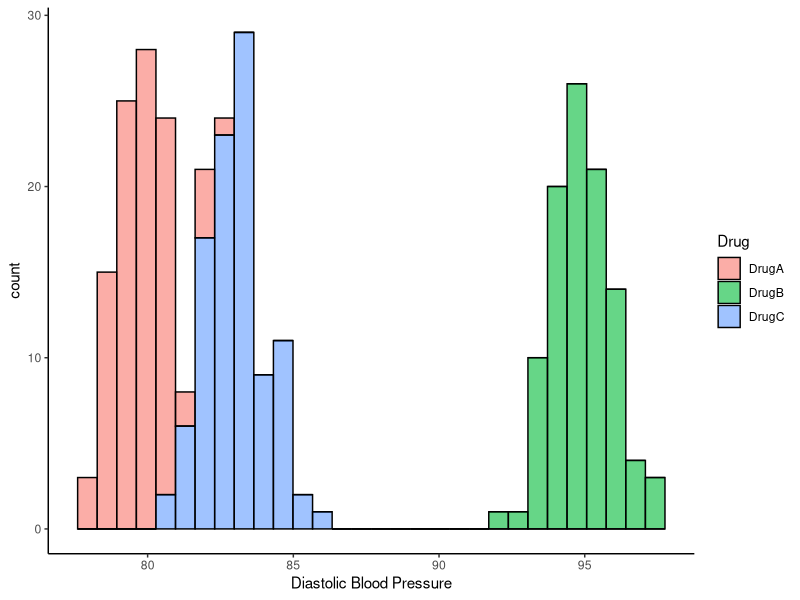

Recreate this plot in R.
## ---- chunk 1
knitr::opts_chunk$set(echo = TRUE)
## ---- chunk 2
library(ggplot2)
library(dplyr)
library(gridExtra)
library(tidyr)
## ---- chunk 3
DrugA <- rnorm(100, mean = 80, sd = 1)
DrugB <- rnorm(100, mean = 95, sd = 1)
DrugC <- rnorm(100, mean = 83, sd = 1)

df <- data.frame(DrugA, DrugB, DrugC)

df2 <- df %>% pivot_longer(
  cols = `DrugA`:`DrugC`,
  names_to = "Drug",
  values_to = "Blood_Pressure"
)
head(df2)
## ---- chunk 4
ggplot(df2, aes(x = Blood_Pressure, fill = Drug)) +
  geom_histogram(color = "black", alpha = 0.6) +
  theme_classic() +
  xlab("Diastolic Blood Pressure")
